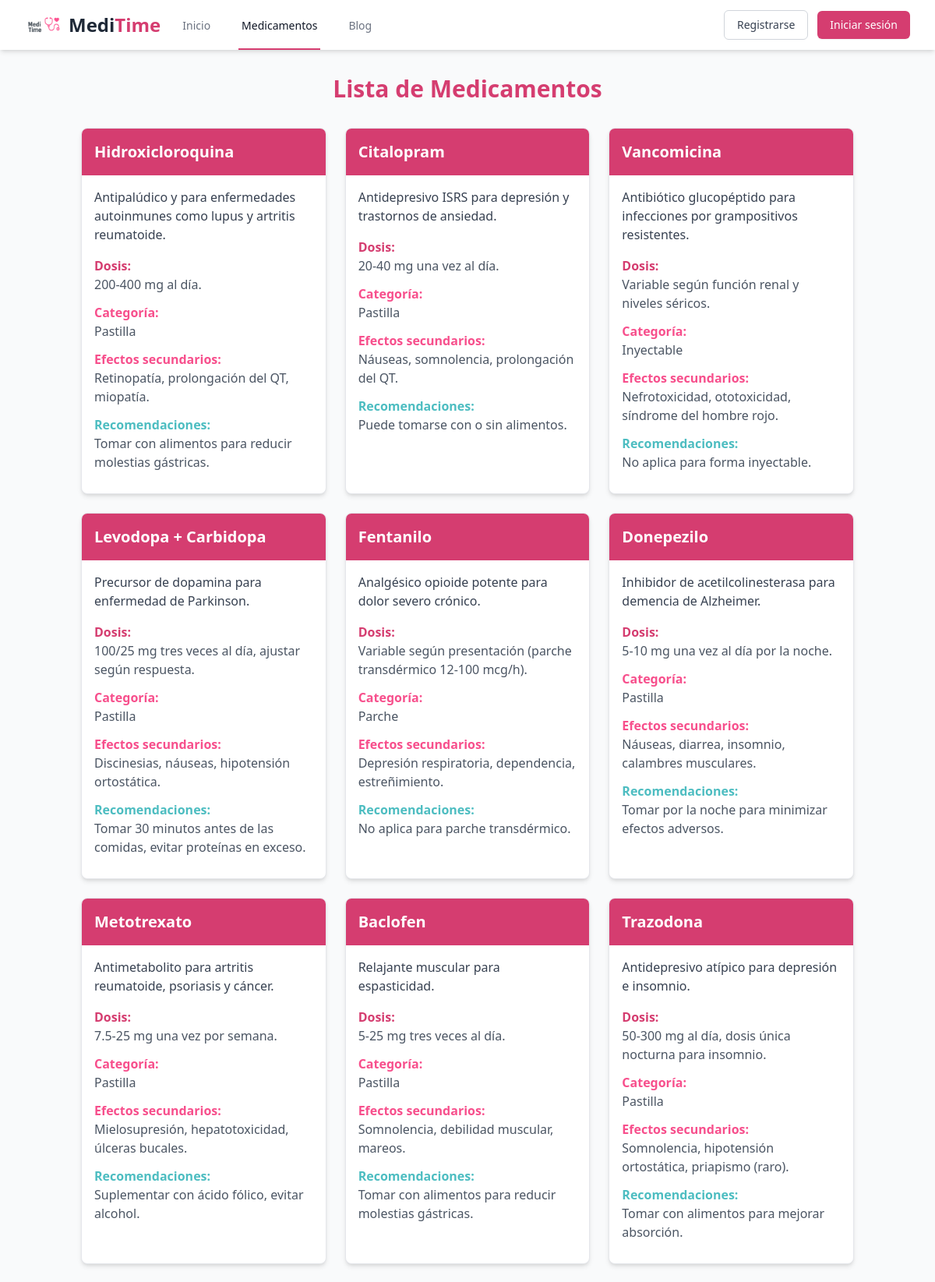
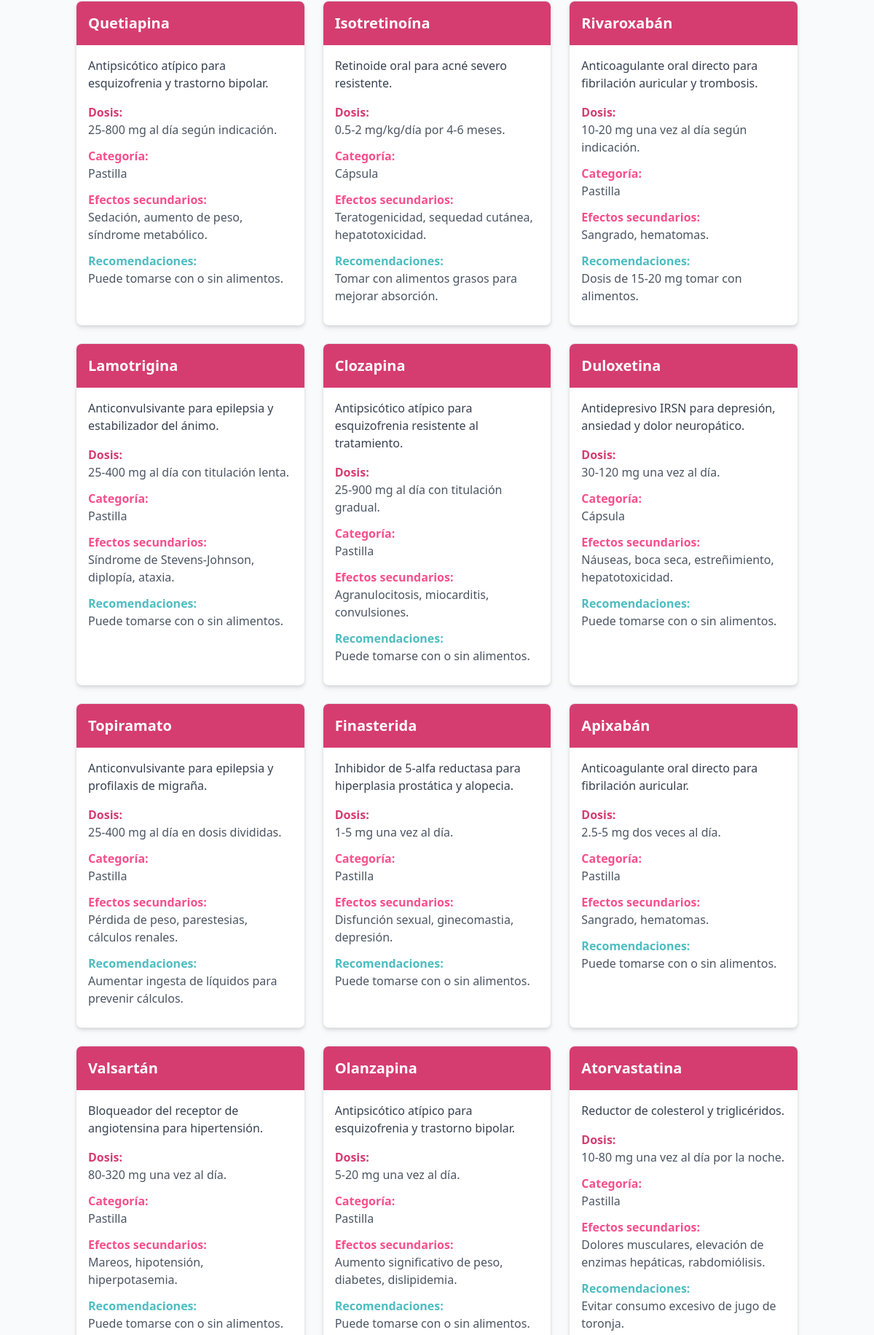
Screenshot of /medicamentos (upper part) with the database file from the repository (2 pictures, top to bottom).
### tables this page shows
CREATE TABLE Medicamentos(
            Id INTEGER PRIMARY KEY AUTOINCREMENT,
            Nombre VARCHAR(100) NOT NULL,
            Uso TEXT,
            Dosis TEXT,
            Categoria TEXT,
            Efectos_Secundarios TEXT,
            Recomendaciones_Alimenticias TEXT
        );

### server.py (the view)
@app.route('/medicamentos', methods=['GET'])
def medicamentos():
    if request.args:
        name = request.args.get('name')
        categoria = request.args.get('categoria')
        if name:
            medicamentos = my_db.get_medicamento_by_name(name)
        if categoria:
            medicamentos = my_db.get_medicamento_by_categoria(categoria)
    else:
        medicamentos = my_db.get_all_medicamentos()
    return render_template('medicamentos.html', medicamentos=medicamentos)

### database.py (called while the page is built)
    def _get_connection(self):
        if not hasattr(self._local, 'connection'):
            print(f"Creando conexión para hilo: {threading.current_thread().ident}")
            self._local.connection = sqlite3.connect('database.db')
        return self._local.connection

    def _get_cursor(self):
        return self._get_connection().cursor()

    def get_all_medicamentos(self):
        cursor = self._get_cursor()
        cursor.execute("SELECT * FROM Medicamentos")
        return cursor.fetchall()

### templates/medicamentos.html (shortened to what this page needs)
{% extends 'template.html' %}
{% block content %}
<div class="container mx-auto px-4 py-8">
    <h1 class="text-3xl font-bold text-center mb-8 text-primary">Lista de Medicamentos</h1>
    {% if medicamentos %}
    <div class="grid grid-cols-1 md:grid-cols-2 lg:grid-cols-3 gap-6">
        {% for medicamento in medicamentos %}
        <div class="bg-white rounded-lg shadow-md overflow-hidden border border-gray-200 hover-shadow transition-shadow">
            <div class="bg-primary p-4">
                <h2 class="text-xl font-bold text-white">{{ medicamento[1] }}</h2>
            </div>
            <div class="p-4">
                <p class="text-gray-700 mb-4">{{ medicamento[2] }}</p>
                <div class="mb-3">
                    <h3 class="font-semibold text-primary">Dosis:</h3>
                    <p class="text-gray-600">{{ medicamento[3] }}</p>
                </div>
                <div class="mb-3">
                    <h3 class="font-semibold text-primary-light">Categoría:</h3>
                    <p class="text-gray-600">{{ medicamento[4] }}</p>
                </div>
                <div class="mb-3">
                    <h3 class="font-semibold text-primary-light">Efectos secundarios:</h3>
                    <p class="text-gray-600">{{ medicamento[5] }}</p>
                </div>
                <div class="mb-3">
                    <h3 class="font-semibold text-secondary">Recomendaciones:</h3>
                    <p class="text-gray-600">{{ medicamento[6] }}</p>
                </div>
            </div>
        </div>
        {% endfor %}
    </div>
    {% else %}
    <div class="text-center p-8">
        <p class="text-xl text-gray-600">No se han encontrado medicamentos</p>
    </div>
    <br><br><br><br><br><br><br><br><br><br>
    {% endif %}
</div>
{% endblock %}

### static/css/template.css (style rules this page uses)
:root { --primary: #d53d70; --primary-light: #f74f8c; --secondary: #4dbdc1; --secondary-light: #52e2d9; --secondary-lighter: #93efe4; }
body { font-family: 'Segoe UI', Tahoma, Geneva, Verdana, sans-serif; background-color: #f9fafb; }
.bg-primary { background-color: var(--primary); }
.text-primary { color: var(--primary); }
.text-primary-light { color: var(--primary-light); }
.text-secondary { color: var(--secondary); }

### templates/medicamentos.html (style rules this page uses)
:root { --primary: #d53d70; --primary-light: #f74f8c; --secondary: #4dbdc1; --secondary-light: #52e2d9; --secondary-lighter: #93efe4; }
.bg-primary { background-color: var(--primary); }
.text-primary { color: var(--primary); }
.text-secondary { color: var(--secondary); }

### rows the page displays
Medicamentos: Nombre "Hidroxicloroquina", Uso "Antipalúdico y para enfermedades autoinmunes como lupus y artritis reumatoide.", Dosis "200-400 mg al día.", Categoria "Pastilla", Efectos_Secundarios "Retinopatía, prolongación del QT, miopatía.", Recomendaciones_Alimenticias "Tomar con alimentos para reducir molestias gástricas."
Medicamentos: Nombre "Citalopram", Uso "Antidepresivo ISRS para depresión y trastornos de ansiedad.", Dosis "20-40 mg una vez al día.", Categoria "Pastilla", Efectos_Secundarios "Náuseas, somnolencia, prolongación del QT.", Recomendaciones_Alimenticias "Puede tomarse con o sin alimentos."
Medicamentos: Nombre "Vancomicina", Uso "Antibiótico glucopéptido para infecciones por grampositivos resistentes.", Dosis "Variable según función renal y niveles séricos.", Categoria "Inyectable", Efectos_Secundarios "Nefrotoxicidad, ototoxicidad, síndrome del hombre rojo.", Recomendaciones_Alimenticias "No aplica para forma inyectable."
Medicamentos: Nombre "Levodopa + Carbidopa", Uso "Precursor de dopamina para enfermedad de Parkinson.", Dosis "100/25 mg tres veces al día, ajustar según respuesta.", Categoria "Pastilla", Efectos_Secundarios "Discinesias, náuseas, hipotensión ortostática.", Recomendaciones_Alimenticias "Tomar 30 minutos antes de las comidas, evitar proteínas en exceso."
Medicamentos: Nombre "Fentanilo", Uso "Analgésico opioide potente para dolor severo crónico.", Dosis "Variable según presentación (parche transdérmico 12-100 mcg/h).", Categoria "Parche", Efectos_Secundarios "Depresión respiratoria, dependencia, estreñimiento.", Recomendaciones_Alimenticias "No aplica para parche transdérmico."
Medicamentos: Nombre "Donepezilo", Uso "Inhibidor de acetilcolinesterasa para demencia de Alzheimer.", Dosis "5-10 mg una vez al día por la noche.", Categoria "Pastilla", Efectos_Secundarios "Náuseas, diarrea, insomnio, calambres musculares.", Recomendaciones_Alimenticias "Tomar por la noche para minimizar efectos adversos."
Medicamentos: Nombre "Metotrexato", Uso "Antimetabolito para artritis reumatoide, psoriasis y cáncer.", Dosis "7.5-25 mg una vez por semana.", Categoria "Pastilla", Efectos_Secundarios "Mielosupresión, hepatotoxicidad, úlceras bucales.", Recomendaciones_Alimenticias "Suplementar con ácido fólico, evitar alcohol."
Medicamentos: Nombre "Baclofen", Uso "Relajante muscular para espasticidad.", Dosis "5-25 mg tres veces al día.", Categoria "Pastilla", Efectos_Secundarios "Somnolencia, debilidad muscular, mareos.", Recomendaciones_Alimenticias "Tomar con alimentos para reducir molestias gástricas."
Medicamentos: Nombre "Trazodona", Uso "Antidepresivo atípico para depresión e insomnio.", Dosis "50-300 mg al día, dosis única nocturna para insomnio.", Categoria "Pastilla", Efectos_Secundarios "Somnolencia, hipotensión ortostática, priapismo (raro).", Recomendaciones_Alimenticias "Tomar con alimentos para mejorar absorción."
Medicamentos: Nombre "Quetiapina", Uso "Antipsicótico atípico para esquizofrenia y trastorno bipolar.", Dosis "25-800 mg al día según indicación.", Categoria "Pastilla", Efectos_Secundarios "Sedación, aumento de peso, síndrome metabólico.", Recomendaciones_Alimenticias "Puede tomarse con o sin alimentos."
Medicamentos: Nombre "Isotretinoína", Uso "Retinoide oral para acné severo resistente.", Dosis "0.5-2 mg/kg/día por 4-6 meses.", Categoria "Cápsula", Efectos_Secundarios "Teratogenicidad, sequedad cutánea, hepatotoxicidad.", Recomendaciones_Alimenticias "Tomar con alimentos grasos para mejorar absorción."
Medicamentos: Nombre "Rivaroxabán", Uso "Anticoagulante oral directo para fibrilación auricular y trombosis.", Dosis "10-20 mg una vez al día según indicación.", Categoria "Pastilla", Efectos_Secundarios "Sangrado, hematomas.", Recomendaciones_Alimenticias "Dosis de 15-20 mg tomar con alimentos."
Medicamentos: Nombre "Lamotrigina", Uso "Anticonvulsivante para epilepsia y estabilizador del ánimo.", Dosis "25-400 mg al día con titulación lenta.", Categoria "Pastilla", Efectos_Secundarios "Síndrome de Stevens-Johnson, diplopía, ataxia.", Recomendaciones_Alimenticias "Puede tomarse con o sin alimentos."
Medicamentos: Nombre "Clozapina", Uso "Antipsicótico atípico para esquizofrenia resistente al tratamiento.", Dosis "25-900 mg al día con titulación gradual.", Categoria "Pastilla", Efectos_Secundarios "Agranulocitosis, miocarditis, convulsiones.", Recomendaciones_Alimenticias "Puede tomarse con o sin alimentos."
Medicamentos: Nombre "Duloxetina", Uso "Antidepresivo IRSN para depresión, ansiedad y dolor neuropático.", Dosis "30-120 mg una vez al día.", Categoria "Cápsula", Efectos_Secundarios "Náuseas, boca seca, estreñimiento, hepatotoxicidad.", Recomendaciones_Alimenticias "Puede tomarse con o sin alimentos."
Medicamentos: Nombre "Topiramato", Uso "Anticonvulsivante para epilepsia y profilaxis de migraña.", Dosis "25-400 mg al día en dosis divididas.", Categoria "Pastilla", Efectos_Secundarios "Pérdida de peso, parestesias, cálculos renales.", Recomendaciones_Alimenticias "Aumentar ingesta de líquidos para prevenir cálculos."
Medicamentos: Nombre "Finasterida", Uso "Inhibidor de 5-alfa reductasa para hiperplasia prostática y alopecia.", Dosis "1-5 mg una vez al día.", Categoria "Pastilla", Efectos_Secundarios "Disfunción sexual, ginecomastia, depresión.", Recomendaciones_Alimenticias "Puede tomarse con o sin alimentos."
Medicamentos: Nombre "Apixabán", Uso "Anticoagulante oral directo para fibrilación auricular.", Dosis "2.5-5 mg dos veces al día.", Categoria "Pastilla", Efectos_Secundarios "Sangrado, hematomas.", Recomendaciones_Alimenticias "Puede tomarse con o sin alimentos."
Medicamentos: Nombre "Valsartán", Uso "Bloqueador del receptor de angiotensina para hipertensión.", Dosis "80-320 mg una vez al día.", Categoria "Pastilla", Efectos_Secundarios "Mareos, hipotensión, hiperpotasemia.", Recomendaciones_Alimenticias "Puede tomarse con o sin alimentos."
Medicamentos: Nombre "Olanzapina", Uso "Antipsicótico atípico para esquizofrenia y trastorno bipolar.", Dosis "5-20 mg una vez al día.", Categoria "Pastilla", Efectos_Secundarios "Aumento significativo de peso, diabetes, dislipidemia.", Recomendaciones_Alimenticias "Puede tomarse con o sin alimentos."
Medicamentos: Nombre "Atorvastatina", Uso "Reductor de colesterol y triglicéridos.", Dosis "10-80 mg una vez al día por la noche.", Categoria "Pastilla", Efectos_Secundarios "Dolores musculares, elevación de enzimas hepáticas, rabdomiólisis.", Recomendaciones_Alimenticias "Evitar consumo excesivo de jugo de toronja."
